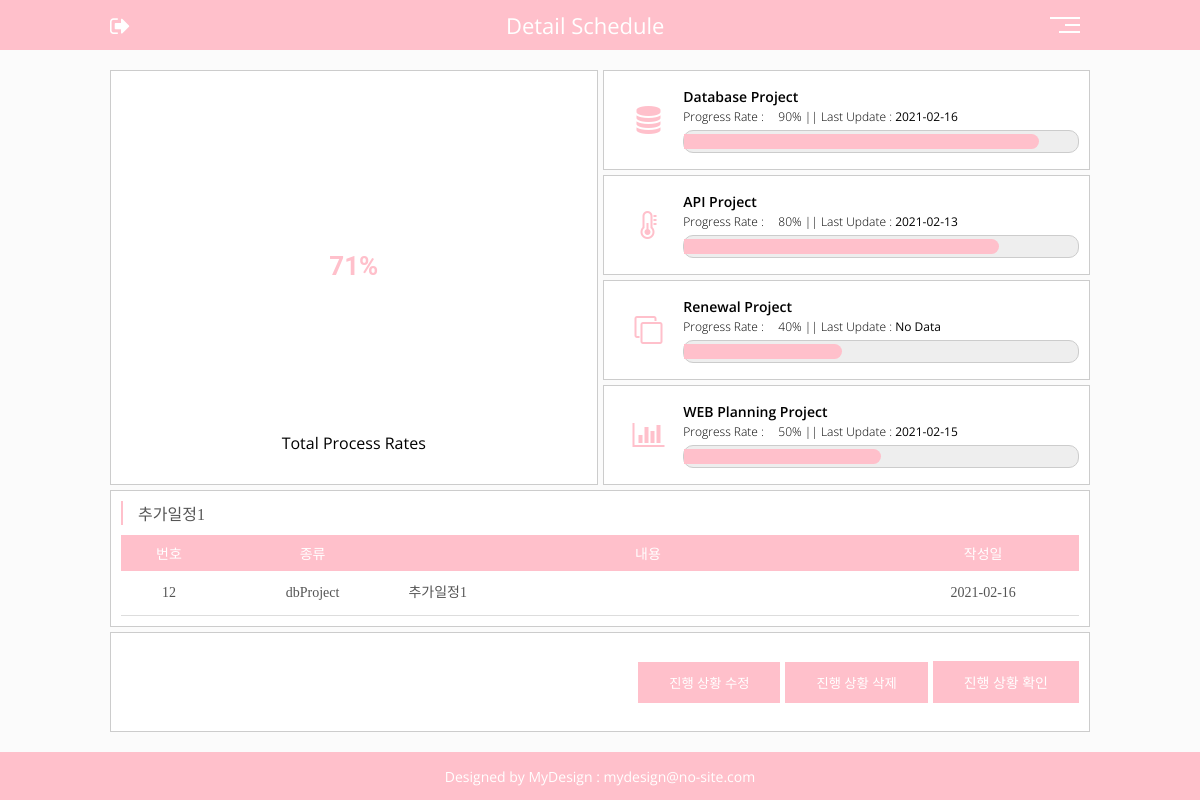
Screenshot of /pages/detail_view.php?num=12 (signed in) with the database file from the repository.
### tables this page shows
CREATE TABLE `schedule_progress` (
  `sch_num` int(11) NOT NULL,
  `sch_db` int(11) NOT NULL,
  `sch_api` int(11) NOT NULL,
  `sch_ren` int(11) NOT NULL,
  `sch_pla` int(11) NOT NULL
);

CREATE TABLE `sch_txt` (
  `sch_txt_num` int(11) NOT NULL COMMENT '고유번호',
  `sch_txt_cate` varchar(20) NOT NULL COMMENT '프로젝트 종류',
  `sch_txt_tit` varchar(50) NOT NULL COMMENT '작성 스케줄 제목',
  `sch_txt_con` text NOT NULL COMMENT '작성 스케줄 내용',
  `sch_txt_reg` date NOT NULL COMMENT '글 등록일'
);

### include/latest_date.php (called while the page is built)
<?php
  $db_date_sql = "select * from sch_txt where sch_txt_cate='dbProject' order by sch_txt_num desc limit 1";
  $db_date_result = mysqli_query($dbConn, $db_date_sql);
  $db_date_row = mysqli_fetch_array($db_date_result);
  if(!$db_date_row){
    $db_date = "No Data";
  } else {
    $db_date = $db_date_row['sch_txt_reg'];
  }
  $api_date_sql = "select * from sch_txt where sch_txt_cate='apiProject' order by sch_txt_num desc limit 1";
  $api_date_result = mysqli_query($dbConn, $api_date_sql);
  $api_date_row = mysqli_fetch_array($api_date_result);
  if(!$api_date_row){
    $api_date = "No Data";
  } else {
    $api_date = $api_date_row['sch_txt_reg'];
  }
  $ren_date_sql = "select * from sch_txt where sch_txt_cate='renewalProject' order by sch_txt_num desc limit 1";
  $ren_date_result = mysqli_query($dbConn, $ren_date_sql);
  $ren_date_row = mysqli_fetch_array($ren_date_result);
  if(!$ren_date_row){
    $ren_date = "No Data";
  } else {
    $ren_date = $ren_date_row['sch_txt_reg'];
  }
  $web_date_sql = "select * from sch_txt where sch_txt_cate='webProject' order by sch_txt_num desc limit 1";
  $web_date_result = mysqli_query($dbConn, $web_date_sql);
  $web_date_row = mysqli_fetch_array($web_date_result);
  if(!$web_date_row){
    $web_date = "No Data";
  } else {
    $web_date = $web_date_row['sch_txt_reg'];
  }
?>

### pages/detail_view.php (the view, shortened to what this page needs)
<!DOCTYPE html>
<html lang="en">
<head>
  <link rel="stylesheet" href="https://stackpath.bootstrapcdn.com/font-awesome/4.7.0/css/font-awesome.min.css" />
  <link rel="stylesheet" href="/myschedule/css/reset.css" />
  <link rel="stylesheet" href="/myschedule/css/style.css" />
  <link rel="stylesheet" href="/myschedule/css/media.css" />
</head>
<body>
  <div class="wrap">
    <?php include $_SERVER["DOCUMENT_ROOT"]."/myschedule/include/header.php"; ?>
    <?php
      $detail_num=$_GET['num'];
      include $_SERVER['DOCUMENT_ROOT']."/myschedule/include/db_conn.php";
      $sql="select * from schedule_progress";
      $sch_result=mysqli_query($dbConn, $sql);
      $sch_row=mysqli_fetch_array($sch_result);
      $sch_db = $sch_row['sch_db'];
      $sch_api = $sch_row['sch_api'];
      $sch_ren = $sch_row['sch_ren'];
      $sch_pla = $sch_row['sch_pla'];
    ?>
    <div class="center gridWrap">
      <div class="inputContainer">
        <?php
          include $_SERVER["DOCUMENT_ROOT"]."/myschedule/include/latest_date.php";
          include $_SERVER["DOCUMENT_ROOT"]."/myschedule/include/grid_up.php";
        ?>
        <div class="item viewBox">
          <?php
            include $_SERVER['DOCUMENT_ROOT']."/myschedule/include/db_conn.php";
            $sql = "select * from sch_txt where sch_txt_num = $detail_num";
            $board_result = mysqli_query($dbConn, $sql);
            while($board_row = mysqli_fetch_array($board_result)){
              $bo_num = $board_row['sch_txt_num'];
              $bo_cate = $board_row['sch_txt_cate'];
              $bo_tit = $board_row['sch_txt_tit'];
              $bo_reg = $board_row['sch_txt_reg'];
              $bo_con = $board_row['sch_txt_con'];
            ?>
          <form action="/myschedule/php/detail_update.php?num=<?=$bo_num?>" method="post">
            <div class="detailTit">
              <h2><?=$bo_tit?></h2>
            </div>
            <ul class="viewTable">
              <li class="viewTitle">
                <span class="boNum">번호</span>
                <span class="boCate">종류</span>
                <span class="boCon">내용</span>
                <span class="boReg">작성일</span>
              </li>
              <li class="viewList">
                <span class="boNum"><?=$bo_num?></span>
                <span class="boCate"><?=$bo_cate?></span>
                <span class="boCon">
                  <em><?=$bo_con?></em>
                </span>
                <span class="boReg"><?=$bo_reg?></span>
              </li>
              <?php
            }
            ?>
            </ul>
          </form>
        </div>
        <div class="item btns">
          <button type="button" class="updateConBtn">진행 상황 수정</button>
          <button type="button" onclick="confirmDel()">진행 상황 삭제</button>
          <a href="/myschedule/pages/sch_view.php?key=view_all" class="schInput">진행 상황 확인</a>
        </div>
      </div>
    </div>
    <?php include $_SERVER["DOCUMENT_ROOT"]."/myschedule/include/footer.php"; ?>
  </div>
</body>
</html>

### include/grid_up.php
<div class="item">
  <section class="graph-circle">
    <div class="circle-graph-container">
    </div>
    <p class="totalTit">Total Process Rates</p>
  </section>
</div>
<div class="item subPfBar">
  <div class="pfImg">
    <i class="fa fa-database"></i>
  </div>
  <div class="pfContents">
    <h3>Database Project</h3>
    <p>Progress Rate : <input type="text" value="<?=$sch_db?>" class="rateNum" name="sch_db_rate">% || Last
      Update :
      <b><?=$db_date?></b>
    </p>
    <div class="pfBarBox">
      <span class="pfBar"></span>
    </div>
  </div>
</div>
<div class="item subPfBar">
  <div class="pfImg">
    <i class="fa fa-thermometer-half"></i>
  </div>
  <div class="pfContents">
    <h3>API Project</h3>
    <p>Progress Rate : <input type="text" value="<?=$sch_api?>" class="rateNum" name="sch_api_rate">% || Last
      Update :
      <b><?=$api_date?></b>
    </p>
    <div class="pfBarBox">
      <span class="pfBar"></span>
    </div>
  </div>
</div>
<div class="item subPfBar">
  <div class="pfImg">
    <i class="fa fa-clone"></i>
  </div>
  <div class="pfContents">
    <h3>Renewal Project</h3>
    <p>Progress Rate : <input type="text" value="<?=$sch_ren?>" class="rateNum" name="sch_ren_rate">% || Last
      Update :
      <b><?=$ren_date?></b>
    </p>
    <div class="pfBarBox">
      <span class="pfBar"></span>
    </div>
  </div>
</div>
<div class="item subPfBar">
  <div class="pfImg">
    <i class="fa fa-bar-chart-o"></i>
  </div>
  <div class="pfContents">
    <h3>WEB Planning Project</h3>
    <p>Progress Rate : <input type="text" value="<?=$sch_pla?>" class="rateNum" name="sch_pla_rate">% || Last
      Update :
      <b><?=$web_date?></b>
    </p>
    <div class="pfBarBox">
      <span class="pfBar"></span>
    </div>
  </div>
</div>

### css/style.css (style rules this page uses)
.graph-circle { position: relative;width:100%; height:100%;display:flex;flex-direction: column; }
.circle-graph-container { position: relative; display: flex; width:100%; height:100%; }
.totalTit { width:100%; height:auto; text-align:center; font-size:16px; font-weight:400; }
.subPfBar { padding:10px; display:flex; align-items:center; }
.subPfBar .pfImg { width:15%; font-size:28px; display:flex; align-items: center; justify-content: center; }
.subPfBar .pfImg i { color:pink; }
.subPfBar .pfContents { width:85%; }
.subPfBar .pfContents h3 { font-size:14px; font-weight:600; }
.subPfBar .pfContents p { font-size:12px; font-weight:300; margin:2px 0 5px; }
.subPfBar .pfContents p b { font-weight:normal; font-size:12px; }
.subPfBar .pfContents .rateNum { font-weight:300; font-size:12px; width:25px; text-align:right; border:0; outline:0; }
.subPfBar .pfBarBox { padding:3px 0; border:1px solid #ccc; border-radius:10px; background:#eee; }
.subPfBar .pfBarBox .pfBar { display:block; width:0; height:15px; background:pink; border-radius:0 10px 10px 0; }
.btns { display:flex; align-items: center; justify-content: flex-end; padding:10px; }
.btns button, a.schInput { border:1px solid pink; background:pink; color:#fff; font-weight:400; font-family:'Noto Sans KR'; padding:10px 30px; }
.btns button:nth-child(2) { margin:0 5px; }
.inputContainer { width:100%; height:auto; display:grid;grid-template-columns: repeat(2, 1fr); grid-template-rows: repeat(6, minmax(100px, auto)); gap:5px; padding:20px 0; }
.inputContainer .item { background:#fff; border:1px solid #ccc; }
.inputContainer .item:nth-child(1) { grid-row-start:1; grid-row-end:5; display:flex; align-items:center; justify-content: center; padding:30px 0; }
.inputContainer .item:nth-child(6) { grid-column-start: 1; grid-column-end: 3; }
.inputContainer .item:nth-child(7) { grid-column-start: 1; grid-column-end: 3; }
.item.viewBox { padding:10px; }
.item.viewBox .viewTable { width:100%; height:auto;border-bottom:1px solid #ddd; }
.item.viewBox .viewTable .viewList, .item.viewBox .viewTable .viewTitle { width:100%; height:auto; display:flex; align-items: center; justify-content: center; }
.item.viewBox .viewTable li.viewTitle { background:pink; }
.item.viewBox .viewTable .viewTitle span { color:#fff; }
.item.viewBox .viewTable span { text-align:center; font-family:'Noto Sans KR'; padding:8px 0; color:#555; }
.item.viewBox .viewTable span.boNum { width:10%; }
.item.viewBox .viewTable span.boCate { width:20%; }
.item.viewBox .viewTable span.boCon { width:50%; overflow:hidden; white-space:nowrap; text-overflow:ellipsis; }
.item.viewBox .viewTable .viewList span.boCon { text-align:left; }
.item.viewBox .viewTable span.boCon em { font-style:normal; line-height:2; }
.item.viewBox .viewTable span.boReg { width:20%; }
.item.viewBox .detailTit { width:100%; height:auto; padding-left:15px; border-left:2px solid pink; margin-bottom:10px; }
.item.viewBox .detailTit h2 { font-size:16px; font-weight:400; color:#555; font-family:'Noto Sans KR'; }

### rows the page displays
schedule_progress: sch_db_rate "90", sch_api_rate "80", sch_ren_rate "40", sch_pla_rate "50"
sch_txt: sch_txt_reg "2021-02-16"
sch_txt: sch_txt_reg "2021-02-13"
sch_txt: sch_txt_reg "2021-02-15"
sch_txt: sch_txt_tit "추가일정1", sch_txt_num "12", sch_txt_cate "dbProject", sch_txt_con "추가일정1", sch_txt_reg "2021-02-16"

### other values shown
$ren_date "No Data"
